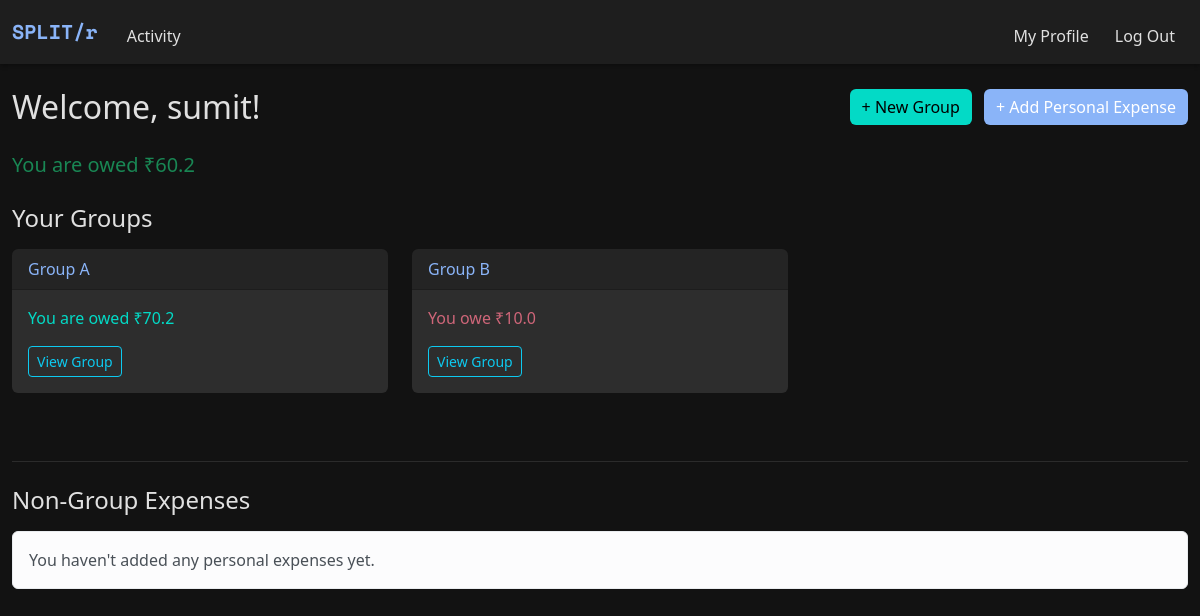
The page / (signed in) on the database its author committed.
### models.py (models this page shows)
class Group(db.Model):
    __tablename__ = "groups"
    id = db.Column(db.Integer, primary_key=True)
    name = db.Column(db.String(100), nullable=False)
    users = db.relationship("User", secondary="group_members", backref="groups")

### app.py (the view)
@app.route('/')
@login_required
def index():
    if "user_id" not in session:
        flash("Please log in first!", "warning")
        return redirect("/login")
    user_id = session.get("user_id")
    user = User.query.get(user_id)
    groups = user.groups
    expenses = Expense.query.all()  # Get all expenses (group + non-group)
    net_balance = 0.0
    for expense in expenses:
        for split in expense.splits:
            if split.user_id == user_id:
                net_balance -= split.amount
        if expense.paid_by_id == user_id:
            net_balance += expense.amount
    group_balances = {}
    for group in groups:
        expenses = Expense.query.filter_by(group_id=group.id).all()
        balance = 0.0
        for expense in expenses:
            for split in expense.splits:
                if split.user_id == user_id:
                    balance -= split.amount
            if expense.paid_by_id == user_id:
                balance += expense.amount
        group_balances[group.id] = balance
    return render_template(
        "index.html",
        groups=groups,
        net_balance=net_balance,
        group_balances=group_balances
    )

### helper.py (called while the page is built)
def login_required(f):
    @wraps(f)
    def decorated_function(*args, **kwargs):
        if "user_id" not in session:
            flash("You must be logged in to view this page.", "danger")
            return redirect("/login")
        return f(*args, **kwargs)
    return decorated_function

### templates/index.html (shortened to what this page needs)
{% extends "layout.html" %}
{% block main %}
<div class="container-fluid py-4">
    <div class="d-flex justify-content-between align-items-center mb-4">
        <h2 class="mb-0">Welcome, {{ session["username"] }}!</h2>
        <div>
            <a href="/create-group" class="btn btn-success me-2">+ New Group</a>
            <a href="/add-personal-expense" class="btn btn-primary">+ Add Personal Expense</a>
        </div>
    </div>
    <div class="mb-4">
        {% if net_balance < 0 %}
            <p class="text-danger fs-5">You owe ₹{{ -net_balance | round(2) }}</p>
        {% elif net_balance > 0 %}
        <p class="text-success fs-5">You are owed ₹{{ net_balance | round(2) }}</p>
        {% else %}
            <p class="text-muted-custom fs-5">All settled up!</p>
        {% endif %}
    </div>
    {% if groups %}
        <h4 class="mb-3">Your Groups</h4>
        <div class="row">
            {% for group in groups %}
                <div class="col-md-6 col-lg-4 mb-4">
                    <div class="card">
                        <div class="card-header">
                            {{ group.name }}
                        </div>
                        <div class="card-body">
                            {% set balance = group_balances.get(group.id, 0) %}
                            {% if balance < 0 %}
                                <p class="text-danger-custom">You owe ₹{{ -balance | round(2) }}</p>
                            {% elif balance > 0 %}
                                <p class="text-success-custom">You are owed ₹{{ balance | round(2) }}</p>
                            {% else %}
                                <p class="text-muted-custom">All settled up</p>
                            {% endif %}
                            <a href="{{ url_for('group_page', group_id=group.id) }}" class="btn btn-outline-info btn-sm">View Group</a>
                        </div>
                    </div>
                </div>
            {% endfor %}
        </div>
    {% else %}
        <div class="alert alert-secondary">You're not part of any groups yet. Create one to get started!</div>
    {% endif %}
    <hr class="my-4">
    <h4 class="mb-3">Non-Group Expenses</h4>
    {% if personal_expenses %}
        <div class="row">
            {% for expense in personal_expenses %}
                <div class="col-md-6 col-lg-4 mb-4">
                    <div class="card border-secondary">
                        <div class="card-header bg-secondary text-white">
                            {{ expense.description }}
                        </div>
                        <div class="card-body">
                            <p class="card-text mb-1">Amount: ₹{{ expense.amount }}</p>
                            <p class="card-text text-muted small">You are involved in this transaction</p>
                            <a href="{{ url_for('view_personal_expense', expense_id=expense.id) }}" class="btn btn-outline-secondary btn-sm">View Details</a>
                        </div>
                    </div>
                </div>
            {% endfor %}
        </div>
    {% else %}
        <div class="alert alert-light">You haven't added any personal expenses yet.</div>
    {% endif %}
</div>
{% endblock %}

### static/style.css (style rules this page uses)
:root { --dark-bg: #121212; --dark-secondary: #1e1e1e; --dark-tertiary: #2d2d2d; --text-primary: #e0e0e0; --text-secondary: #a0a0a0; --accent-color: #8ab4f8; --danger-color: #cf6679; --success-color: #03dac6; }
html, body { height: 100%; margin: 0; padding: 0; background-color: var(--dark-bg); color: var(--text-primary); display: flex; flex-direction: column; }
body { background-color: var(--dark-bg); color: var(--text-primary); min-height: 100vh; display: flex; flex-direction: column; }
.text-danger-custom { color: var(--danger-color) !important; }
.text-success-custom { color: var(--success-color) !important; }
.card { background-color: var(--dark-tertiary); border: none; margin-bottom: 20px; }
.card-header { background-color: rgba(0, 0, 0, 0.2); color: var(--accent-color); font-weight: 500; }
.btn-primary, .btn-danger, .btn-success { border: none; }
.btn-primary { background-color: var(--accent-color); }
.btn-success { background-color: var(--success-color); color: #000; }
hr { border-color: #444; opacity: 0.5; }

### rows shown on the page
Group: name "Group A", balance "70.2"
Group: name "Group B", balance "10.0"

### other values the page prints
{{ session["username"] }} "sumit"
{{ net_balance | round(2) }} "60.2"
